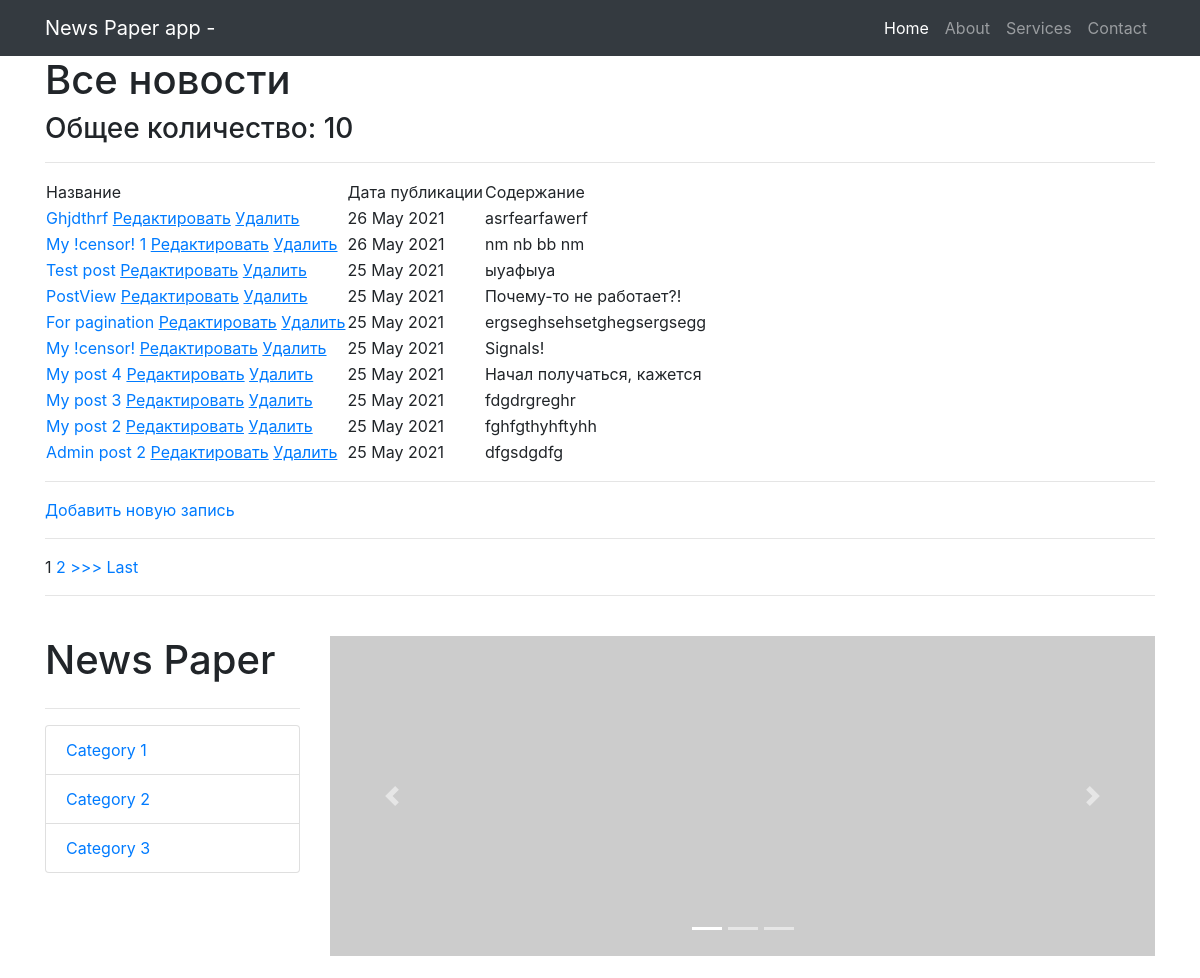
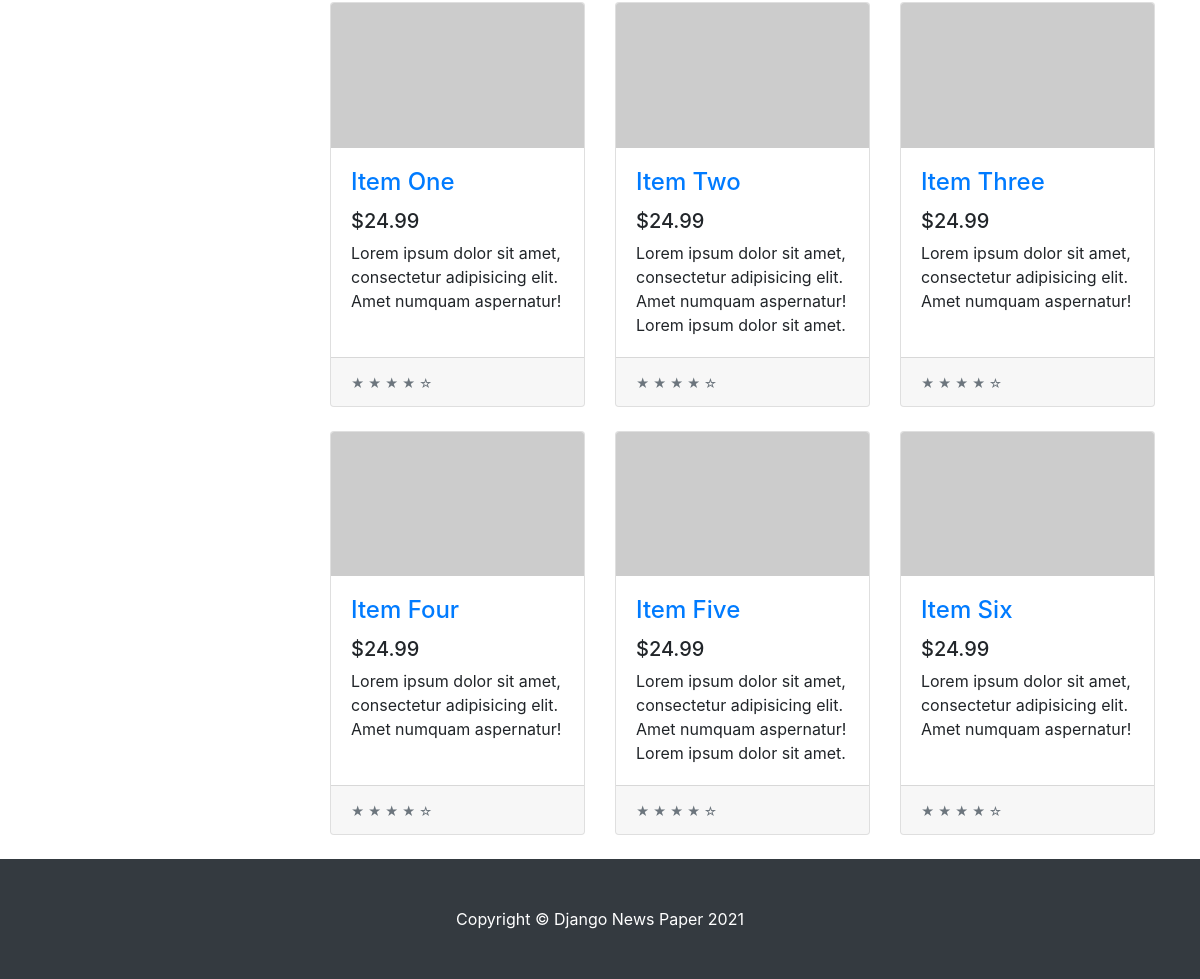
Page /news/ on the committed database (2 pictures, top to bottom).
### news/models.py (models this page shows, shortened)
class Post(models.Model):
    state = 'ST'
    new = 'NE'
    POSITIONS = [
        (state, 'Статья'),
        (new, 'Новость')
    ]
    position = models.CharField(max_length=2,
                                choices=POSITIONS,
                                default=state)
    post_date = models.DateTimeField(auto_now_add=True)
    post_name = models.CharField(max_length=250)
    content = models.TextField()
    rating_post = models.IntegerField(default=0)
    author = models.ForeignKey(Author, on_delete=models.CASCADE)
    category = models.ManyToManyField(Category, through='PostCategory')

### news/views.py (the view)
class PostList(ListView):
    model = Post  # указываем модель, объекты которой мы будем выводить
    template_name = 'posts.html'  # указываем имя шаблона, в котором будет лежать html, в
    context_object_name = 'posts'  # это имя списка, в котором будут лежать все объекты,
    queryset = Post.objects.order_by('-post_date')
    paginate_by = 10
    def get_context_data(self, **kwargs):
        context = super().get_context_data(**kwargs)
        context['filter'] = PostFilter(self.request.GET,
                                       queryset=self.get_queryset())  # вписываем фильтр
        return context

### news/templatetags/custom_filters.py (called while the page is built)
@register.filter(name='censor')
def censor(value, arg):
    words = value.split()
    value1 = ''
    for word in words:
        if isinstance(word, str) and isinstance(arg, str):
            if word == arg:
                word = '!censor!'
            value1 += word + ' '
        else:
            raise ValueError(f'Нельзя {type(word)}!')
    return value1

### templates/posts.html (shortened to what this page needs)
{% extends 'flatpages/default.html' %}
{% load custom_filters %}
{% block content %}
    <h1>Все новости</h1>
    <h3>Общее количество: {{ posts | length }}</h3>
    <hr>
    {% if posts %}
        <table>
            <tr>
                <td>
                    Название
                </td>
                <td>
                    Дата публикации
                </td>
                <td>
                    Содержание
                </td>
            </tr>
        {% for post in page_obj %}
            <tr>
                <td>
                    <a href="{% url 'news:post' post.id %}">{{ post.post_name | censor:'new' }}</a>
                    <a href="{% url 'news:post_update' post.id %}"><u>Редактировать</u></a>
                 <a href="{% url 'news:post_delete' post.id %}"><u> Удалить </u></a>
                </td>
                <td>
                    {{ post.post_date | date:'d M Y' }}
                </td>
                <td>
                    {{ post.content | truncatechars:50 | censor:'ipsum' }}
                </td>
            </tr>
        {% endfor %}
        </table>
        <hr>
        <a href="{% url 'news:post_create' %}">Добавить новую запись</a> <br>
        <hr>
        {% if is_paginated %}
            {% for num in page_obj.paginator.page_range %}
                {% if page_obj.number == num %}
                    <a>{{ num }}</a>
                {% elif num > page_obj.number|add:'-3' and num < page_obj.number|add:'3' %}
                    <a href="?page={{ num }}">{{ num }}</a>
                {% endif %}
            {% endfor %}
            {% if page_obj.has_next %}
                <a href="?page={{ page_obj.next_page_number }}">>>></a>
                <a href="?page={{ page_obj.paginator.num_pages }}">Last</a>
            {% endif %}
        {% endif %}
    {% else %}
        <h2>Новостей нет!</h2>
        <a href="{% url 'news:post_create' %}">Добавить новую запись</a> <br>
    {% endif %}
{% endblock content %}

### rows in the picture
Post: post_name|censor "Ghjdthrf", post_date "26 May 2021", content|censor "asrfearfawerf"
Post: post_name|censor "My !censor! 1", post_date "26 May 2021", content|censor "nm nb bb nm"
Post: post_name|censor "Test post", post_date "25 May 2021", content|censor "ыуафыуа"
Post: post_name|censor "PostView", post_date "25 May 2021", content|censor "Почему-то не работает?!"
Post: post_name|censor "For pagination", post_date "25 May 2021", content|censor "ergseghsehsetghegsergsegg"
Post: post_name|censor "My !censor!", post_date "25 May 2021", content|censor "Signals!"
Post: post_name|censor "My post 4", post_date "25 May 2021", content|censor "Начал получаться, кажется"
Post: post_name|censor "My post 3", post_date "25 May 2021", content|censor "fdgdrgreghr"
Post: post_name|censor "My post 2", post_date "25 May 2021", content|censor "fghfgthyhftyhh"
Post: post_name|censor "Admin post 2", post_date "25 May 2021", content|censor "dfgsdgdfg"

### other values in the picture
{{ posts | length }} "10"
{{ num }} "1"
{{ num }} "2"
